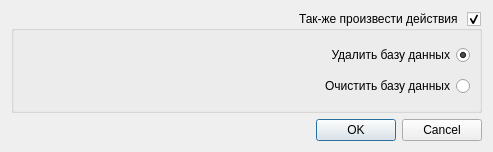
<?xml version="1.0" encoding="UTF-8"?>
<ui version="4.0">
 <class>dlgBaseDelete</class>
 <widget class="QDialog" name="dlgBaseDelete">
  <property name="geometry">
   <rect>
    <x>0</x>
    <y>0</y>
    <width>493</width>
    <height>152</height>
   </rect>
  </property>
  <property name="windowTitle">
   <string/>
  </property>
  <layout class="QGridLayout" name="gridLayout">
   <item row="0" column="0">
    <widget class="QGroupBox" name="gpDelete">
     <property name="layoutDirection">
      <enum>Qt::RightToLeft</enum>
     </property>
     <property name="title">
      <string>Так-же произвести действия</string>
     </property>
     <property name="checkable">
      <bool>true</bool>
     </property>
     <property name="checked">
      <bool>true</bool>
     </property>
     <layout class="QGridLayout" name="gridLayout_2">
      <item row="0" column="0">
       <widget class="QRadioButton" name="cbDelete">
        <property name="text">
         <string>Удалить базу данных</string>
        </property>
        <property name="checked">
         <bool>true</bool>
        </property>
       </widget>
      </item>
      <item row="1" column="0">
       <widget class="QRadioButton" name="cbClear">
        <property name="text">
         <string>Очистить базу данных</string>
        </property>
       </widget>
      </item>
     </layout>
    </widget>
   </item>
   <item row="1" column="0">
    <widget class="QDialogButtonBox" name="buttonBox">
     <property name="orientation">
      <enum>Qt::Horizontal</enum>
     </property>
     <property name="standardButtons">
      <set>QDialogButtonBox::Cancel|QDialogButtonBox::Ok</set>
     </property>
    </widget>
   </item>
  </layout>
 </widget>
 <resources/>
 <connections>
  <connection>
   <sender>buttonBox</sender>
   <signal>accepted()</signal>
   <receiver>dlgBaseDelete</receiver>
   <slot>accept()</slot>
   <hints>
    <hint type="sourcelabel">
     <x>248</x>
     <y>254</y>
    </hint>
    <hint type="destinationlabel">
     <x>157</x>
     <y>274</y>
    </hint>
   </hints>
  </connection>
  <connection>
   <sender>buttonBox</sender>
   <signal>rejected()</signal>
   <receiver>dlgBaseDelete</receiver>
   <slot>reject()</slot>
   <hints>
    <hint type="sourcelabel">
     <x>316</x>
     <y>260</y>
    </hint>
    <hint type="destinationlabel">
     <x>286</x>
     <y>274</y>
    </hint>
   </hints>
  </connection>
 </connections>
</ui>
